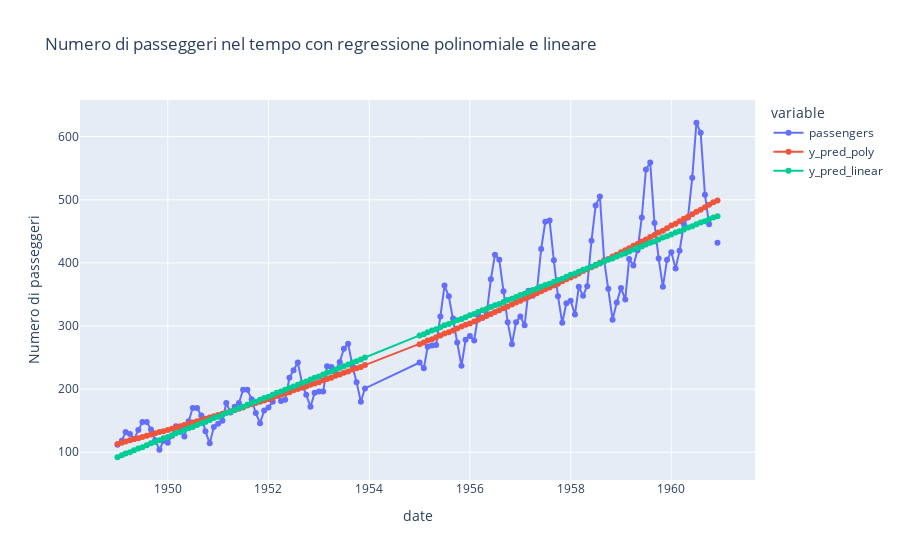

Notebook code for this chart:
### Code cell
# 5. Visualizza i dati reali e la curva stimata con Plotly.
import plotly.express as px
df['y_pred_poly'] = y_pred_poly
df['y_pred_linear'] = y_pred_linear
fig = px.line(df, x='date', y=['passengers', 'y_pred_poly', 'y_pred_linear'],
              labels={'value': 'Numero di passeggeri'},
              title='Numero di passeggeri nel tempo con regressione polinomiale e lineare')
fig.update_traces(mode='lines+markers')
fig.show()

### Figure 1 — Plotly figure (JSON) as saved in the notebook; plotly's stock layout.template omitted (floating-point values rounded to 4 significant figures; data arrays with more than 128 entries replaced by an {"elided": "..."} marker saying what was removed)
{"data": [{"hovertemplate": "variable=passengers<br>date=%{x}<br>Numero di passeggeri=%{y}<extra></extra>", "legendgroup": "passengers", "line": {"color": "#636efa", "dash": "solid"}, "marker": {"symbol": "circle"}, "mode": "lines+markers", "name": "passengers", "orientation": "v", "showlegend": true, "type": "scatter", "x": {"elided": "132 str values"}, "xaxis": "x", "y": {"elided": "132 int values"}, "yaxis": "y"}, {"hovertemplate": "variable=y_pred_poly<br>date=%{x}<br>Numero di passeggeri=%{y}<extra></extra>", "legendgroup": "y_pred_poly", "line": {"color": "#EF553B", "dash": "solid"}, "marker": {"symbol": "circle"}, "mode": "lines+markers", "name": "y_pred_poly", "orientation": "v", "showlegend": true, "type": "scatter", "x": {"elided": "132 str values"}, "xaxis": "x", "y": {"elided": "132 int values"}, "yaxis": "y"}, {"hovertemplate": "variable=y_pred_linear<br>date=%{x}<br>Numero di passeggeri=%{y}<extra></extra>", "legendgroup": "y_pred_linear", "line": {"color": "#00cc96", "dash": "solid"}, "marker": {"symbol": "circle"}, "mode": "lines+markers", "name": "y_pred_linear", "orientation": "v", "showlegend": true, "type": "scatter", "x": {"elided": "132 str values"}, "xaxis": "x", "y": {"elided": "132 int values"}, "yaxis": "y"}], "layout": {"legend": {"title": {"text": "variable"}, "tracegroupgap": 0}, "title": {"text": "Numero di passeggeri nel tempo con regressione polinomiale e lineare"}, "xaxis": {"anchor": "y", "domain": [0, 1], "title": {"text": "date"}}, "yaxis": {"anchor": "x", "domain": [0, 1], "title": {"text": "Numero di passeggeri"}}}}
